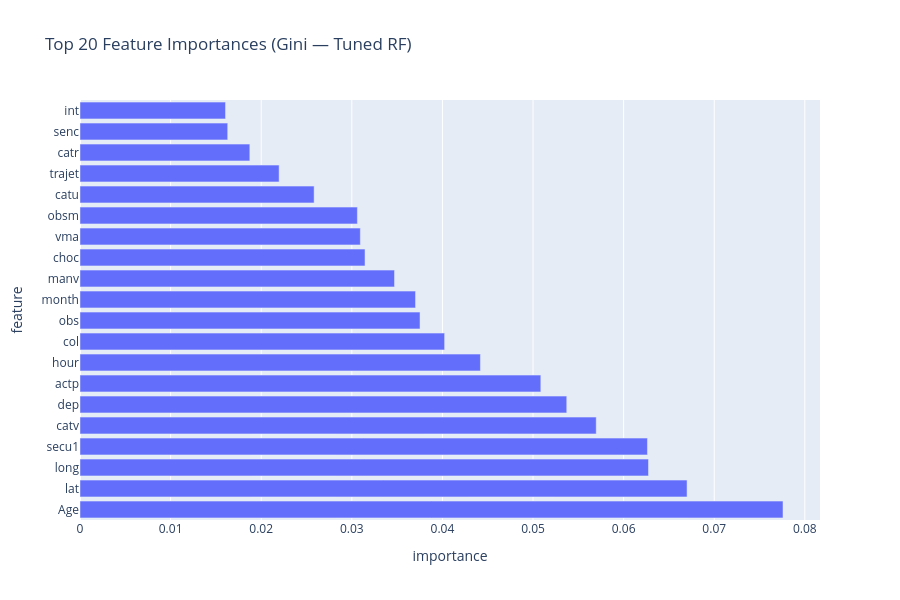

Source (notebook cell):
### Markdown cell above
## 9. Feature Importance — Tuned Random Forest

Gini-based importance measures how much each feature reduces impurity across
all trees. It does not imply causality.

### Code cell
importances = (pd.Series(rf_tuned.feature_importances_, index=X_train.columns)
               .sort_values(ascending=False)
               .head(20)
               .reset_index())
importances.columns = ['feature', 'importance']

px.bar(importances, x='importance', y='feature', orientation='h',
       title='Top 20 Feature Importances (Gini — Tuned RF)',
       height=600)

### Figure 1 — Plotly figure (JSON) as saved in the notebook; plotly's stock layout.template omitted (floating-point values rounded to 4 significant figures)
{"data": [{"hovertemplate": "importance=%{x}<br>feature=%{y}<extra></extra>", "legendgroup": "", "marker": {"color": "#636efa", "pattern": {"shape": ""}}, "name": "", "orientation": "h", "showlegend": false, "textposition": "auto", "type": "bar", "x": [0.07759, 0.067, 0.06275, 0.06263, 0.05698, 0.05372, 0.05086, 0.0442, 0.04024, 0.03753, 0.03703, 0.03472, 0.03146, 0.03094, 0.03062, 0.02584, 0.02198, 0.01874, 0.0163, 0.01606], "xaxis": "x", "y": ["Age", "lat", "long", "secu1", "catv", "dep", "actp", "hour", "col", "obs", "month", "manv", "choc", "vma", "obsm", "catu", "trajet", "catr", "senc", "int"], "yaxis": "y"}], "layout": {"barmode": "relative", "height": 600, "legend": {"tracegroupgap": 0}, "title": {"text": "Top 20 Feature Importances (Gini — Tuned RF)"}, "xaxis": {"anchor": "y", "domain": [0, 1], "title": {"text": "importance"}}, "yaxis": {"anchor": "x", "domain": [0, 1], "title": {"text": "feature"}}}}
